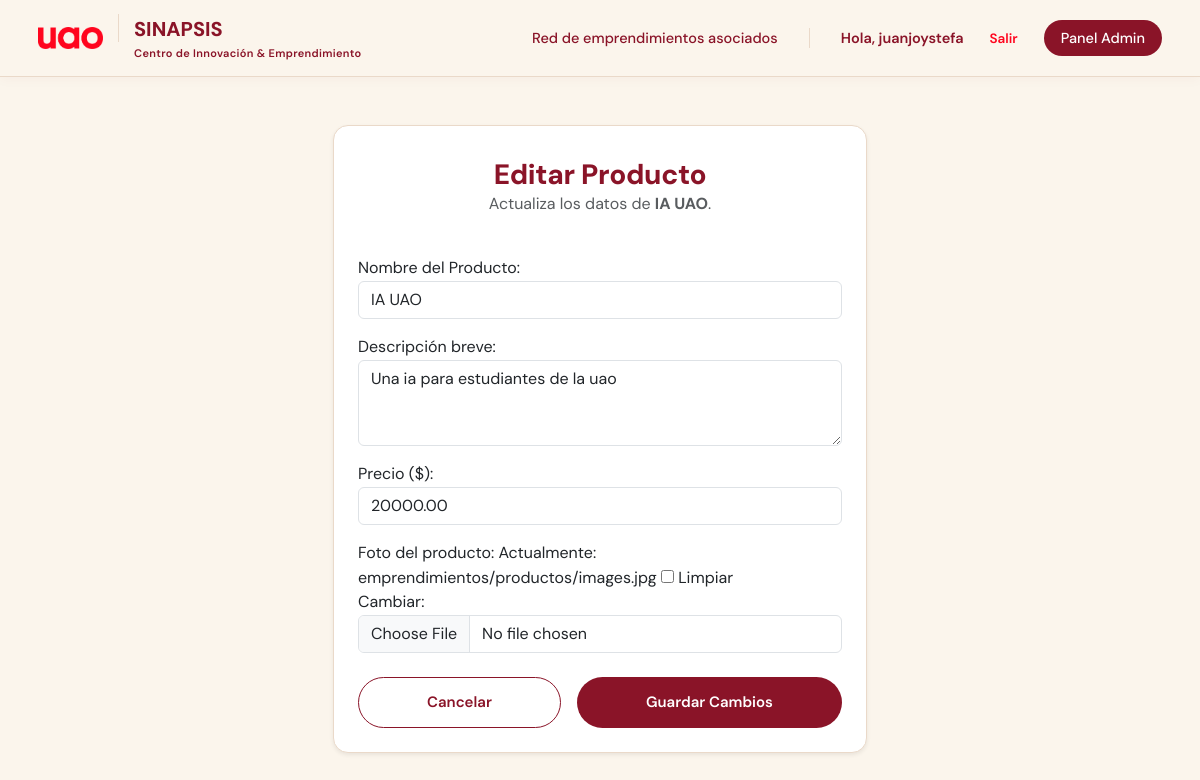
Page /productos/editar/1/ (signed in) on the committed database.
### modulos/emprendimientos/models.py (models this page shows, shortened)
class Productos(models.Model):
    idProducto = models.AutoField(primary_key=True)
    nombre = models.CharField(max_length=100)
    descripcion = models.TextField(blank=True, null=True, max_length=1000)
    precio = models.DecimalField(max_digits=10, decimal_places=2, null=True, blank=True)
    idEmprendimiento = models.ForeignKey(Emprendimiento, on_delete=models.CASCADE, related_name="productos")
    imagen = models.ImageField(upload_to='emprendimientos/productos/', null=True, blank=True)

### modulos/emprendimientos/views.py (the view)
# urls.py: path("productos/editar/<int:id_producto>/", views.editar_producto, name="editar_producto"),
@login_required
def editar_producto(request, id_producto):
    producto = get_object_or_404(Productos, idProducto=id_producto)
    emprendimiento = producto.idEmprendimiento
    if request.user != emprendimiento.creador and request.user.perfil.rol != 'admin':
        return redirect('detalle_emprendimiento', id=emprendimiento.idEmprendimiento)
    if request.method == "POST":
        form = ProductoForm(request.POST, request.FILES, instance=producto)
        if form.is_valid():
            form.save()
            return redirect('detalle_emprendimiento', id=emprendimiento.idEmprendimiento)
    else:
        form = ProductoForm(instance=producto)
    return render(request, "emprendimientos/editar_producto.html", {
        "form": form,
        "producto": producto,
        "emprendimiento": emprendimiento
    })

### modulos/emprendimientos/forms.py
class ProductoForm(forms.ModelForm):
    class Meta:
        model = Productos
        fields = ["nombre", "descripcion", "precio", "imagen"]
        labels = {
            'nombre': 'Nombre del Producto',
            'descripcion': 'Descripción breve',
            'precio': 'Precio ($)',
            'imagen': 'Foto del producto'
        }
        widgets = {
            'nombre': forms.TextInput(attrs={'class': 'form-control', 'placeholder': 'Ej: Camiseta Estampada'}),
            'descripcion': forms.Textarea(attrs={'class': 'form-control', 'rows': 3, 'placeholder': 'Detalles del producto...'}),
            'precio': forms.NumberInput(attrs={'class': 'form-control', 'placeholder': 'Ej: 50000', 'step': '0.01'}),
            'imagen': forms.ClearableFileInput(attrs={'class': 'form-control'})
        }

### templates/emprendimientos/editar_producto.html (shortened to what this page needs)
{% load static %}
<!DOCTYPE html>
<html lang="es">
<head>
    <link href="https://cdn.jsdelivr.net/npm/bootstrap@5.3.0/dist/css/bootstrap.min.css" rel="stylesheet">
    <link rel="stylesheet" href="{% static 'css/stylesLanding.css' %}">
    <link rel="stylesheet" href="{% static 'css/stylesNavbar.css' %}">
</head>
<body style="background-color: var(--hueso); min-height: 100vh;">
    {% include 'includes/navbar.html' %}
    <div class="container py-5 d-flex align-items-center justify-content-center" style="min-height: calc(100vh - 80px);">
        <div class="row justify-content-center w-100">
            <div class="col-md-6">
                <div class="card shadow-sm p-4" style="border-radius: 15px; border: 1px solid var(--borde);">
                    <div class="text-center mb-4">
                        <h3 class="mt-2" style="color: var(--tinta);">Editar Producto</h3>
                        <p class="text-muted">Actualiza los datos de <b>{{ producto.nombre }}</b>.</p>
                    </div>
                    <form method="POST" enctype="multipart/form-data">
                        {{ form.as_p }}
                        <div class="d-flex gap-3 mt-4">
                            <a href="{% url 'detalle_emprendimiento' emprendimiento.idEmprendimiento %}" class="btn btn-outline flex-grow-1 justify-content-center" style="border-radius: 999px;">
                                Cancelar
                            </a>
                            <button type="submit" class="btn flex-grow-1 justify-content-center" style="background-color: var(--tinta); color: white; border-radius: 999px;">
                                Guardar Cambios
                            </button>
                        </div>
                    </form>
                </div>
            </div>
        </div>
    </div>
</body>
</html>

### templates/includes/navbar.html (shortened to what this page needs)
{% load static %}
<header class="main-header">
  <nav class="nav-container">
    <a href="{% url 'inicio' %}" class="brand">
      <img class="logo-img" src="{% static 'img/uao-color.png' %}" alt="Logo UAO">
      <div>SINAPSIS<small>Centro de Innovación &amp; Emprendimiento</small></div>
    </a>
    <div class="nav-links">
      <a href="{% url 'emprendimientos' %}">Red de emprendimientos asociados</a>
      {% if request.user.is_authenticated %}
      <a href="{% url 'perfil' %}">
        <span style="font-weight: 600; color: var(--tinta); font-size: 14.5px;">Hola, {{ request.user.username }}</span>
      </a>
      <form action="{% url 'logout' %}" method="post" style="display: inline; margin: 0;">
        <button type="submit" style="background: none; border: none; color: var(--rojo); font-size: 13.5px; font-weight: 600; cursor: pointer; padding: 0;">
          Salir
        </button>
      </form>
      {% if request.user.perfil.rol == 'admin' %}
      <a class="nav-btn-user" href="{% url 'admin_pendientes' %}"
        style="background-color: var(--tinta); box-shadow: none; white-space: nowrap; padding-left: 16px; padding-right: 16px;">
        <span>Panel Admin</span>
      </a>
      {% endif %}
      {% else %}
      <a href="{% url 'login' %}">Iniciar sesión</a>
      <a class="nav-btn-user" href="{% url 'registro' %}" style="background-color: var(--tinta); box-shadow: none; padding-left: 16px; padding-right: 16px;">
        <span>Registrarse</span>
      </a>
      {% endif %}
    </div>
  </nav>
</header>

### static/css/stylesLanding.css (style rules this page uses)
:root { --rojo: #FF051E; --rojo-oscuro: #AC0B32; --tinta: #8A1428; --hueso: #FBF5EC; --niebla: #F3E9DC; --chispa: #FE9800; --texto-suave: #7a6f67; --borde: #EAD9C9; --radio: 10px; --maxw: 1180px; }
* { box-sizing: border-box; }
html { scroll-behavior: smooth; }
body { margin: 0; background: var(--hueso); color: var(--tinta); font-family: 'DM Sans', sans-serif; font-weight: 400; font-size: 16px; line-height: 1.55; -webkit-font-smoothing: antialiased; }
h1, h2, h3, h4 { font-family: 'DM Sans', sans-serif; font-weight: 800; margin: 0; letter-spacing: -0.01em; }
a { color: inherit; text-decoration: none; }
img { max-width: 100%; display: block; }
header { position: sticky; top: 0; z-index: 50; background: rgba(251, 246, 242, 0.92); backdrop-filter: blur(8px); border-bottom: 1px solid var(--borde); }
nav { max-width: var(--maxw); margin: 0 auto; padding: 16px 28px; display: flex; align-items: center; justify-content: space-between; }
.brand { display: flex; align-items: center; gap: 14px; font-family: 'DM Sans', sans-serif; font-weight: 800; font-size: 20px; }
.brand .logo-img { width: 70px; height: auto; flex-shrink: 0; display: block; }
.brand small { display: block; font-family: 'DM Sans', sans-serif; font-weight: 600; font-size: 11px; color: var(--tinta); letter-spacing: .03em; }
.nav-links { display: flex; align-items: center; gap: 30px; }
.nav-links a { font-size: 15px; font-weight: 500; color: var(--tinta); position: relative; padding: 4px 0; }
.btn { padding: 13px 24px; border-radius: 999px; font-weight: 600; font-size: 15px; display: inline-flex; align-items: center; gap: 8px; border: 1px solid transparent; transition: transform .15s ease, background .15s ease; }
.btn-outline { border-color: var(--tinta); color: var(--tinta); }

### static/css/stylesNavbar.css (style rules this page uses)
:root { --rojo: #FF051E; --rojo-oscuro: #AC0B32; --tinta: #8A1428; --borde: #EAD9C9; --maxw: 1180px; }
header.main-header a { text-decoration: none !important; color: inherit; }
header.main-header .brand { color: var(--tinta) !important; }
header.main-header { position: sticky; top: 0; z-index: 50; background: rgba(251, 245, 236, 0.94); backdrop-filter: blur(10px); -webkit-backdrop-filter: blur(10px); border-bottom: 1px solid var(--borde); box-shadow: 0 2px 12px rgba(138, 20, 40, 0.04); }
nav.nav-container { max-width: var(--maxw); margin: 0 auto; padding: 14px 28px; display: flex; align-items: center; justify-content: space-between; }
.brand { display: flex; align-items: center; gap: 14px; font-family: 'DM Sans', sans-serif; font-weight: 800; font-size: 20px; }
.brand .logo-img { width: 65px; height: auto; flex-shrink: 0; display: block; }
.brand small { display: block; font-family: 'DM Sans', sans-serif; font-weight: 600; font-size: 11px; color: var(--tinta); letter-spacing: .03em; }
.nav-links { display: flex; align-items: center; gap: 26px; white-space: nowrap; }
.nav-links a:not(.nav-cta) { font-size: 14.5px; font-weight: 500; color: var(--tinta); position: relative; padding: 6px 0; transition: color 0.2s ease; }
.nav-btn-user { background: var(--rojo); color: #fff !important; padding: 9px 100px; border-radius: 999px; font-size: 14px; font-weight: 600; display: inline-flex; align-items: center; gap: 8px; box-shadow: 0 3px 10px rgba(255, 5, 30, 0.22); transition: all 0.25s cubic-bezier(0.4, 0, 0.2, 1); border: 1px solid transparent; }
.main-header .brand { display: flex !important; align-items: center !important; gap: 15px !important; text-decoration: none !important; }
.main-header .brand .logo-img { margin: 0 !important; padding: 0 !important; vertical-align: middle !important; box-sizing: content-box !important; }

### rows in the picture
Productos: nombre "IA UAO", descripcion "Una ia para estudiantes de la uao", precio "20000.00"

### other values in the picture
{{ request.user.username }} "juanjoystefa"
